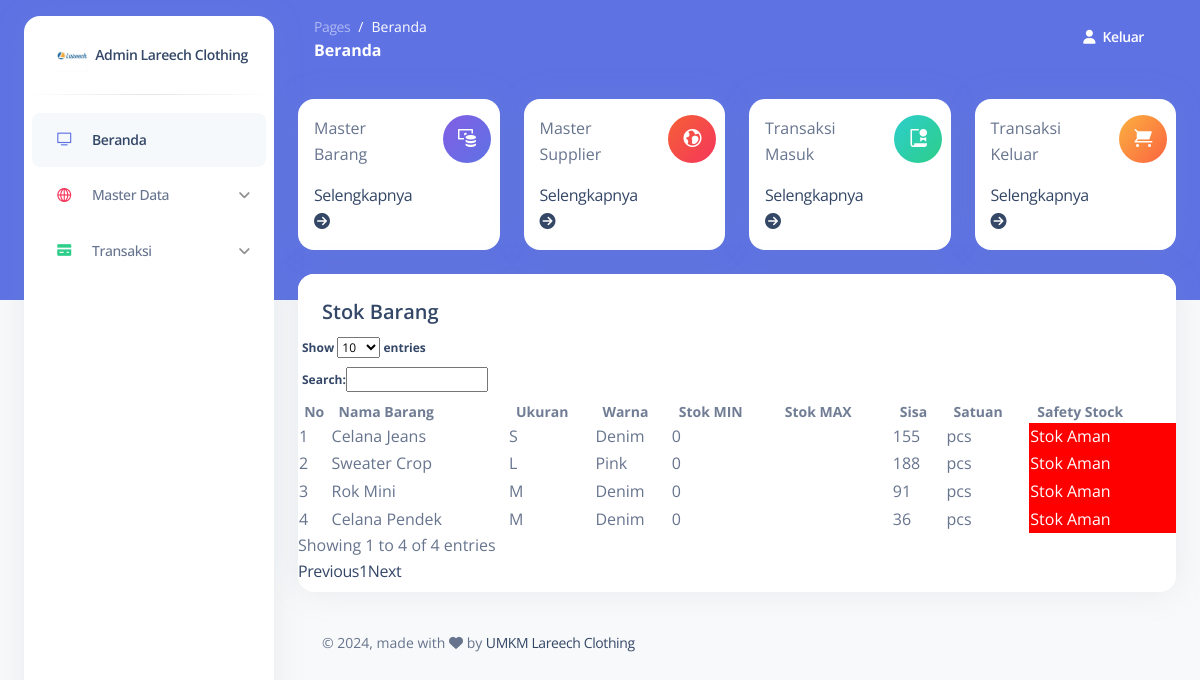
The page / (signed in) on the database its author committed.
### tables this page shows
CREATE TABLE `trx_masuk` (
  `id_trxmasuk` int(11) NOT NULL,
  `id_admin` int(11) NOT NULL,
  `id_namabarang` int(11) NOT NULL,
  `id_namasupplier` int(11) NOT NULL,
  `tgl_beli` date NOT NULL,
  `jml_barangmasuk` int(11) NOT NULL,
  `harga_beli` int(11) NOT NULL,
  `total` int(11) NOT NULL
);

CREATE TABLE `master_barang` (
  `id_admin` int(11) NOT NULL,
  `id_namabarang` int(11) NOT NULL,
  `nama_barang` varchar(25) NOT NULL,
  `satuan` varchar(6) NOT NULL,
  `ukuran` varchar(15) NOT NULL,
  `warna` varchar(15) NOT NULL
);

### index.php (the view, shortened to what this page needs)
<?php
include "session.php";
?>
<!DOCTYPE html>
<html lang="en">
<head>
  <link href="./assets/css/nucleo-icons.css" rel="stylesheet" />
  <link href="./assets/css/nucleo-svg.css" rel="stylesheet" />
  <link href="./assets/css/nucleo-svg.css" rel="stylesheet" />
  <link id="pagestyle" href="./assets/css/argon-dashboard.css?v=2.0.4" rel="stylesheet" />
  <link rel="stylesheet" type="text/css" href="https://code.jquery.com/ui/1.13.2/themes/base/jquery-ui.css">
  <link rel="stylesheet" type="text/css" href="https://cdn.datatables.net/1.13.6/css/dataTables.jqueryui.min.css">
</head>
<body class="g-sidenav-show   bg-gray-100">
  <aside class="sidenav bg-white navbar navbar-vertical navbar-expand-xs border-0 border-radius-xl my-3 fixed-start ms-4 " id="sidenav-main">
    <div class="sidenav-header">
      <a class="navbar-brand m-0" href="#">
        <img src="./assets/img/logo1.jpg" class="navbar-brand-img h-100" alt="main_logo">
        <span class="ms-1 font-weight-bold">Admin Lareech Clothing</span>
      </a>
    </div>
<hr class="horizontal dark mt-0">
    <div class="collapse navbar-collapse w-auto" id="sidenav-collapse-main">
      <ul class="navbar-nav">
        <li class="nav-item">
          <a class="nav-link active" href="index.php">
            <div class="icon icon-shape icon-sm border-radius-md text-center me-2 d-flex align-items-center justify-content-center">
              <i class="ni ni-tv-2 text-primary text-sm opacity-10"></i>
            </div>
            <span class="nav-link-text ms-1">Beranda</span>
          </a>
        </li>
        <li class="nav-item">
          <a class="nav-link" href="" data-bs-toggle="collapse" data-bs-target="#masterdata">
            <div class="icon icon-shape icon-sm border-radius-md text-center me-2 d-flex align-items-center justify-content-center">
              <i class="ni ni-world-2 text-danger text-sm opacity-10"></i>
            </div>
            <span class="nav-link-text ms-1">Master Data</span>
          </a>
        </li>
        <li class="nav-item">
          <a class="nav-link" href="" data-bs-toggle="collapse" data-bs-target="#transaksi">
            <div class="icon icon-shape icon-sm border-radius-md text-center me-2 d-flex align-items-center justify-content-center">
              <i class="ni ni-credit-card text-success text-sm opacity-10"></i>
            </div>
            <span class="nav-link-text ms-1">Transaksi</span>
          </a>
        </li>
      </ul>
    </div>
  </aside>
  <main class="main-content position-relative border-radius-lg ">
    <nav class="navbar navbar-main navbar-expand-lg px-0 mx-4 shadow-none border-radius-xl " id="navbarBlur" data-scroll="false">
      <div class="container-fluid py-1 px-3">
        <nav aria-label="breadcrumb">
          <ol class="breadcrumb bg-transparent mb-0 pb-0 pt-1 px-0 me-sm-6 me-5">
            <li class="breadcrumb-item text-sm"><a class="opacity-5 text-white" href="">Pages</a></li>
            <li class="breadcrumb-item text-sm text-white active" aria-current="page">Beranda</li>
          </ol>
          <h6 class="font-weight-bolder text-white mb-0">Beranda</h6>
        </nav>
        <div class="collapse navbar-collapse mt-sm-0 mt-2 me-md-0 me-sm-4" id="navbar">
          <div class="ms-md-auto pe-md-3 d-flex align-items-center">
            <div class="input-group">
              <ul class="navbar-nav  justify-content-end">
              <li class="nav-item d-flex align-items-center">
                <a href="logout.php" class="nav-link text-white font-weight-bold px-0">
                  <i class="fa fa-user me-sm-1"></i>
                  <span class="d-sm-inline d-none">Keluar</span>
                </a>
              </li>
            </div>
          </div>
        </div>
      </div>
    </nav>
    <div class="container-fluid py-4">
      <div class="row">
        <div class="col-xl-3 col-sm-6 mb-xl-0 mb-4">
          <div class="card">
            <div class="card-body p-3">
              <div class="row">
                <div class="col-8">
                  <div class="numbers">
                    <p>Master Barang</p>
                  </div>
                  <a href="master-barang.php" class="small-box-footer">Selengkapnya <i class="fas fa-arrow-circle-right"></i></a>
                </div>
                <div class="col-4 text-end">
                  <div class="icon icon-shape bg-gradient-primary shadow-primary text-center rounded-circle">
                    <i class="ni ni-money-coins text-lg opacity-10" aria-hidden="true"></i>
                  </div>
                </div>
              </div>
            </div>
          </div>
        </div>
        <div class="col-xl-3 col-sm-6 mb-xl-0 mb-4">
          <div class="card">
            <div class="card-body p-3">
              <div class="row">
                <div class="col-8">
                  <div class="numbers">
                    <p>Master Supplier</p>
                  </div>
                  <a href="master-supplier.php" class="small-box-footer">Selengkapnya <i class="fas fa-arrow-circle-right"></i></a>
                </div>
                <div class="col-4 text-end">
                  <div class="icon icon-shape bg-gradient-danger shadow-danger text-center rounded-circle">
                    <i class="ni ni-world text-lg opacity-10" aria-hidden="true"></i>
                  </div>
                </div>
              </div>
            </div>
          </div>
        </div>
        <div class="col-xl-3 col-sm-6 mb-xl-0 mb-4">
          <div class="card">
            <div class="card-body p-3">
              <div class="row">
                <div class="col-8">
                  <div class="numbers">
                    <p>Transaksi Masuk</p>
                  </div>
                  <a href="trx-masuk.php" class="small-box-footer">Selengkapnya <i class="fas fa-arrow-circle-right"></i></a>
                </div>
                <div class="col-4 text-end">
                  <div class="icon icon-shape bg-gradient-success shadow-success text-center rounded-circle">
                    <i class="ni ni-paper-diploma text-lg opacity-10" aria-hidden="true"></i>
                  </div>
                </div>
              </div>
            </div>
          </div>
        </div>
        <div class="col-xl-3 col-sm-6">
          <div class="card">
            <div class="card-body p-3">
              <div class="row">
                <div class="col-8">
                  <div class="numbers">
                    <p>Transaksi Keluar</p>
                  </div>
                  <a href="trx-keluar.php" class="small-box-footer">Selengkapnya <i class="fas fa-arrow-circle-right"></i></a>
                </div>
                <div class="col-4 text-end">
                  <div class="icon icon-shape bg-gradient-warning shadow-warning text-center rounded-circle">
                    <i class="ni ni-cart text-lg opacity-10" aria-hidden="true"></i>
                  </div>
                </div>
              </div>
            </div>
          </div>
        </div>
      </div>
      <div class="row mt-4">
        <div class="col-12">
          <div class="card mb-4">
            <div class="card-header pb-0">
              <h5>Stok Barang</h5>
            </div>
            <div class="card-body px-0 pt-0 pb-2">
              <div class="table-responsive p-0">
                  <table class="display" id="example" style="width:100%">
                      <thead>
                          <tr>
                              <th class="text-center text-dark text-secondary text-sm font-weight-bolder opacity-7">No</th>
                              <th class="text-dark text-secondary text-sm font-weight-bolder opacity-7 ps-2">Nama Barang</th>
                              <th class="text-dark text-secondary text-sm font-weight-bolder opacity-7 ps-2">Ukuran</th>
                              <th class="text-dark text-secondary text-sm font-weight-bolder opacity-7 ps-2">Warna</th>
                              <th class="text-dark text-secondary text-sm font-weight-bolder opacity-7 ps-2">Stok MIN</th>
                              <th class="text-dark text-secondary text-sm font-weight-bolder opacity-7 ps-2">Stok MAX</th>
                              <th class="text-dark text-secondary text-sm font-weight-bolder opacity-7 ps-2">Sisa</th>
                              <th class="text-dark text-secondary text-sm font-weight-bolder opacity-7 ps-2">Satuan</th>
                              <th class="text-dark text-secondary text-sm font-weight-bolder opacity-7 ps-2">Safety Stock</th>
                          </tr>
                      </thead>
                      <tbody>
                          <?php
                          $query = mysqli_query($koneksi,"SELECT * FROM trx_masuk GROUP BY id_namabarang ORDER BY id_trxmasuk ASC");
                          $tanggalsekarang = date("Y-m-d");
                          $tanggalawal = date("Y-m-01", strtotime($tanggalsekarang));
                          $no = 1;
                          while ($trx_masuk = mysqli_fetch_array($query)) {
                              $master_barang = mysqli_fetch_array(mysqli_query($koneksi,"SELECT * FROM master_barang WHERE id_namabarang='$trx_masuk[id_namabarang]'"));
                              $jumlah_persediaan = mysqli_fetch_array(mysqli_query($koneksi,"SELECT SUM(jml_barangmasuk) AS total FROM trx_masuk WHERE id_namabarang='$master_barang[id_namabarang]'"));
                              $jumlah_permintaan = mysqli_fetch_array(mysqli_query($koneksi,"SELECT SUM(jml_barangkeluar) AS total FROM trx_keluar WHERE id_namabarang='$master_barang[id_namabarang]'"));
                              $sisa = $jumlah_persediaan['total'] - $jumlah_permintaan['total'];
                              $minimum = mysqli_fetch_array(mysqli_query($koneksi,"SELECT AVG(jml_barangkeluar)*14 AS total FROM trx_keluar WHERE id_namabarang='$master_barang[id_namabarang]'AND tgl_jual BETWEEN '$tanggalawal' AND '$tanggalsekarang' "));
                              $maximum = mysqli_fetch_array(mysqli_query($koneksi,"SELECT MAX(jml_barangkeluar)*14 AS total FROM trx_keluar WHERE id_namabarang='$master_barang[id_namabarang]'AND tgl_jual BETWEEN '$tanggalawal' AND '$tanggalsekarang' "));
                              $nilaitengah = (($minimum['total'] + $maximum['total']) / 2);
                              $safety_stock = round($nilaitengah - $sisa);
                              if ($safety_stock > 0) {
                                  $style = '<td style="background:green;color:white;">Tambah Stok: ' . $safety_stock . '</td>';
                              } else {
                                  $style = '<td style="background:red;color:white;">Stok Aman</td>';
                              }
                              echo '<tr>';
                              echo '<td>' . $no . '</td>';
                              echo '<td>' . $master_barang['nama_barang'] . '</td>';
                              echo '<td>' . $master_barang['ukuran'] . '</td>';
                              echo '<td>' . $master_barang['warna'] . '</td>';
                              echo '<td>' . ceil($minimum['total']) . '</td>';
                              echo '<td>' . $maximum['total'] . '</td>';
                              echo '<td>' . $sisa . '</td>';
                              echo '<td>' . $master_barang['satuan'] . '</td>';
                              echo $style;
                              echo '</tr>';
                              $no++;
                          }
                          ?>
                      </tbody>
                  </table>
              </div>
          </div>
          </div>
        </div>
      </div>
    <footer class="footer pt-3">
      <div class="container-fluid">
        <div class="row align-items-center justify-content-lg-between">
          <div class="col-lg-6 mb-lg-0 mb-4">
            <div class="copyright text-center text-sm text-muted text-lg-start">
              © <script>document.write(new Date().getFullYear())</script>,
              made with <i class="fa fa-heart"></i> by
              <a href="#">UMKM Lareech Clothing</a>
             </div>
            </div>
          </div>
        </div>
      </footer>
    </div>
  </main>
</body>
</html>

### assets/css/nucleo-svg.css (style rules this page uses)
.icon { display: inline-block; color: #111111; height: 1em; width: 1em; }
.icon-sm { height: 0.8em; width: 0.8em; }
.icon { fill: currentColor; stroke: none; }

### rows shown on the page
trx_masuk: id_namabarang.nama_barang "Celana Jeans", id_namabarang.ukuran "S", id_namabarang.warna "Denim", total "0", sisa "155", id_namabarang.satuan "pcs"
trx_masuk: id_namabarang.nama_barang "Sweater Crop", id_namabarang.ukuran "L", id_namabarang.warna "Pink", total "0", sisa "188", id_namabarang.satuan "pcs"
trx_masuk: id_namabarang.nama_barang "Rok Mini", id_namabarang.ukuran "M", id_namabarang.warna "Denim", total "0", sisa "91", id_namabarang.satuan "pcs"
trx_masuk: id_namabarang.nama_barang "Celana Pendek", id_namabarang.ukuran "M", id_namabarang.warna "Denim", total "0", sisa "36", id_namabarang.satuan "pcs"
